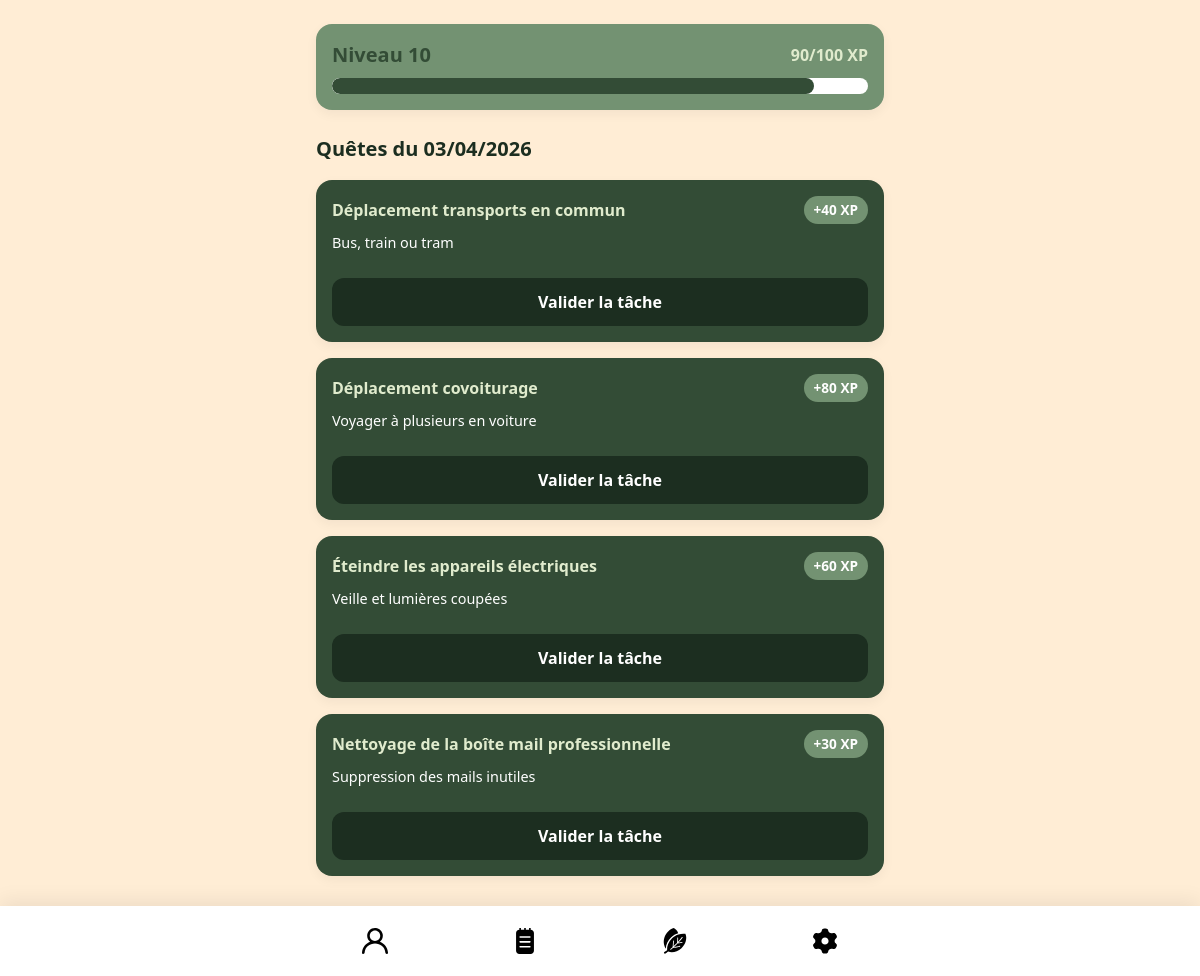
/quests.php (signed in), run on the app's committed database.
### tables this page shows
CREATE TABLE `users` (
  `id` int(11) NOT NULL,
  `lastname` varchar(25) NOT NULL,
  `firstname` varchar(25) NOT NULL,
  `email` varchar(50) NOT NULL,
  `password` varchar(100) NOT NULL,
  `verified` tinyint(1) NOT NULL,
  `xp` int(100) NOT NULL,
  `level` int(100) NOT NULL,
  `invitation_status` int(3) NOT NULL,
  `company_id` int(11) NOT NULL,
  `current_avatar_id` int(11) DEFAULT NULL,
  `fav_badge_1` int(11) DEFAULT NULL,
  `fav_badge_2` int(11) DEFAULT NULL,
  `fav_badge_3` int(11) DEFAULT NULL
);

CREATE TABLE `quest` (
  `quest_id` int(11) NOT NULL,
  `quest_name` varchar(50) NOT NULL,
  `quest_description` varchar(300) NOT NULL,
  `quest_xp` int(11) NOT NULL
);

### quests.php (the view, shortened to what this page needs)
<?php
include('config.php');
$user_id = $_SESSION['user_id'];
$aujourdhui = date('Y-m-d');
$allQuestsReq = $bdd->query("SELECT * FROM quest");
$allQuests = $allQuestsReq->fetchAll(PDO::FETCH_ASSOC);
$indices = array_rand($allQuests, 4);
$quetesDuJour = [];
foreach($indices as $idx) { $quetesDuJour[] = $allQuests[$idx]; }
$reqFaites = $bdd->prepare("SELECT quest_id FROM user_quests WHERE user_id = :uid AND date_completion = :date");
$reqFaites->execute(['uid' => $user_id, 'date' => $aujourdhui]);
$faitesAujourdhui = $reqFaites->fetchAll(PDO::FETCH_COLUMN);
$reqBarre = $bdd->prepare("SELECT xp, level FROM users WHERE id = ?");
$reqBarre->execute([$user_id]);
$u = $reqBarre->fetch();
$pourcentage = ($u['xp'] % 100);
?>
<!DOCTYPE html>
<html lang="fr">
<head>
    <link rel="stylesheet" href="work4green.css">
</head>
<body>
    <div class="app-container flex-col gap-lg">
        <header class="card flex-col gap-sm">
            <div class="d-flex justify-between items-center">
                <h1 class="text-title-lvl">Niveau <?= htmlspecialchars($u['level']) ?></h1>
                <span class="text-subtitle"><?= htmlspecialchars($pourcentage) ?>/100 XP</span>
            </div>
            <div class="progress-wrapper">
                <div class="progress-fill" style="width: <?= htmlspecialchars($pourcentage) ?>%;"></div>
            </div>
        </header>
        <section class="flex-col gap-md">
            <h2 class="text-title">Quêtes du <?= date('d/m/Y') ?></h2>
            <?php foreach ($quetesDuJour as $q): ?>
                <article class="card-dark flex-col gap-sm">
                    <div class="d-flex justify-between items-center">
                        <h3 class="text-subtitle"><?= htmlspecialchars($q['quest_name']) ?></h3>
                        <span class="badge-xp">+<?= htmlspecialchars($q['quest_xp']) ?> XP</span>
                    </div>
                    <p class="text-body mb-md"><?= htmlspecialchars($q['quest_description']) ?></p>
                    <?php if (in_array($q['quest_id'], $faitesAujourdhui)): ?>
                        <div class="btn btn-success">
                            ✅ Validée
                        </div>
                        <a href="quests.php?action=annuler&quest_id=<?= $q['quest_id'] ?>"
                           class="btn btn-danger mt-md"
                           onclick="return confirm('Voulez-vous vraiment annuler cette action ? L\'XP sera retirée.');">
                           Annuler la quête
                        </a>
                    <?php else: ?>
                        <a href="quests.php?action=valider&quest_id=<?= $q['quest_id'] ?>" class="btn btn-primary">
                            Valider la tâche
                        </a>
                    <?php endif; ?>
                </article>
            <?php endforeach; ?>
        </section>
    </div>
<div class="navbar">
  <div class="navbar-inner">
        <a class="nav-icon" href="profile.php"><img src="./Images/profile-1341-svgrepo-com.svg" alt="Profil"></a>
        <a class="nav-icon" href="quests.php"><img src="./Images/notebook-svgrepo-com.svg" alt="Quetes"></a>
        <a class="nav-icon" href="company.php"><img src="./Images/leaf-eco-svgrepo-com.svg" alt="W4G"></a>
        <a class="nav-icon" href="options.php"><img src="./Images/gear-svgrepo-com.svg" alt="Options"></a>
  </div>
</div>
</body>
</html>

### work4green.css (style rules this page uses)
:root { --main: #FFEDD5; --secondary: #334C36; --third: #739272; --dark: #1C2E20; --light: #E0EBCD; --neutral: #FFFFFF; --black: #000000; --input: #B7AE98; --fourth: #fdb500; --space-sm: 8px; --space-md: 16px; --space-lg: 24px; --radius-box: 16px; --radius-btn: 12px; }
* { box-sizing: border-box; margin: 0; padding: 0; }
body { background-color: var(--main); color: var(--dark); font-family: system-ui, -apple-system, sans-serif; line-height: 1.5; -webkit-font-smoothing: antialiased; }
img { max-width: 100%; height: auto; display: block; }
a { text-decoration: none; color: inherit; }
.app-container { width: 100%; max-width: 600px; margin: 0 auto; padding: var(--space-md); padding-top: 3vh; padding-bottom: 100px; min-height: 100vh; }
.d-flex { display: flex; }
.flex-col { display: flex; flex-direction: column; }
.items-center { align-items: center; }
.justify-between { justify-content: space-between; }
.gap-sm { gap: var(--space-sm); }
.gap-md { gap: var(--space-md); }
.gap-lg { gap: var(--space-lg); }
.mb-md { margin-bottom: var(--space-md); }
.card { background: var(--third); border-radius: var(--radius-box); padding: var(--space-md); box-shadow: 0 4px 12px rgba(0,0,0,0.05); }
.card-dark { background: var(--secondary); border-radius: var(--radius-box); padding: var(--space-md); box-shadow: 0 4px 12px rgba(0,0,0,0.05); }
.text-title { font-size: 1.25rem; font-weight: bold; color: var(--dark); }
.text-title-lvl { font-size: 1.25rem; font-weight: bold; color: var(--secondary); }
.text-subtitle { font-size: 1rem; font-weight: 600; color: var(--light); }
.text-body { font-size: 0.9rem; color: var(--neutral); }
.btn { display: inline-flex; justify-content: center; align-items: center; padding: 12px var(--space-md); border-radius: var(--radius-btn); font-weight: bold; border: none; cursor: pointer; transition: transform 0.1s ease, opacity 0.2s; text-align: center; width: 100%; }
.btn-primary { background: var(--dark); color: var(--neutral); }
.progress-wrapper { background: var(--neutral); border-radius: 999px; height: 16px; width: 100%; overflow: hidden; }
.progress-fill { height: 100%; background: var(--secondary); border-radius: 999px; transition: width 0.3s ease; }
.badge-xp { background: var(--third); color: var(--neutral); padding: 4px 10px; border-radius: 999px; font-size: 0.85rem; font-weight: bold; white-space: nowrap; }
.navbar { position: fixed; bottom: 0; left: 0; width: 100%; background: var(--neutral); box-shadow: 0 -4px 20px rgba(0,0,0,0.08); z-index: 1000; }
.navbar-inner { max-width: 600px; margin: 0 auto; display: flex; justify-content: space-around; align-items: center; height: 70px; }
.nav-icon { display: flex; justify-content: center; align-items: center; padding: 10px; transition: transform 0.2s; }
.nav-icon img { width: 26px; height: 26px; }

### data on the page
users: level "10", xp "90"
quest: quest_name "Déplacement transports en commun", quest_xp "40", quest_description "Bus, train ou tram"
quest: quest_name "Déplacement covoiturage", quest_xp "80", quest_description "Voyager à plusieurs en voiture"
quest: quest_name "Éteindre les appareils électriques", quest_xp "60", quest_description "Veille et lumières coupées"
quest: quest_name "Nettoyage de la boîte mail professionnelle", quest_xp "30", quest_description "Suppression des mails inutiles"
